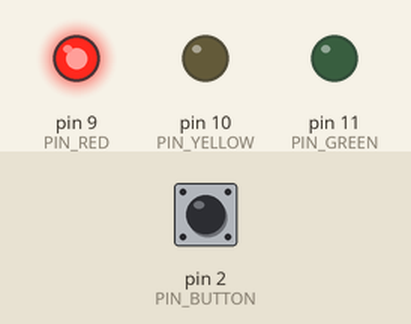
The sketch below on a simulated Arduino Nano, built with avr-gcc and run on an emulated ATmega328P. On the bench: output pins drawn as LEDs (lit = HIGH). The inputs (shaded band) are chosen by the test bench; at power-on: pin 2 (PIN_BUTTON) HIGH. What the sketch prints to the serial monitor is not drawn.

Above: at 1.5 s.
At 3.5 s:
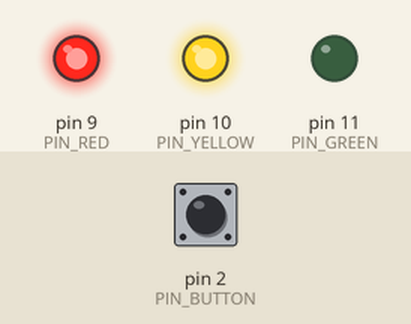
At 5.5 s:
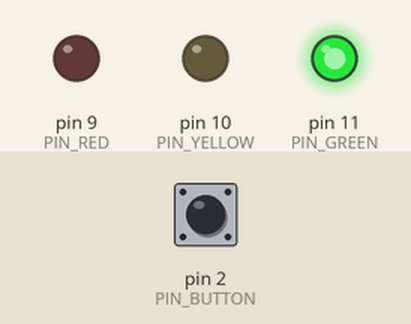
At 7.5 s:
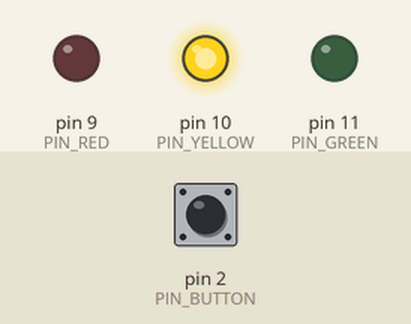
Timing chart, 0 to 10.4 s (numbered marks = the images above):
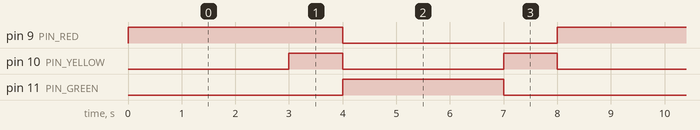

Measured:
- by itself, pin 9 (PIN_RED): alternates HIGH for 4.0 s and LOW for 4.0 s
- by itself, pin 10 (PIN_YELLOW): alternates HIGH for 1.0 s and LOW for 3.0 s
- by itself, pin 11 (PIN_GREEN): alternates HIGH for 3.0 s and LOW for 5.0 s

The sketch:

sketch.ino
```cpp
/*
  Лабораторная работа 5: Светофор с кнопкой

  Автоматический светофор работает в обычном режиме:
    Красный → Жёлтый → Зелёный → Жёлтый → Красный ...

  При нажатии кнопки включается режим "мигания" (жёлтый мигает) —
  имитация ночного/аварийного режима светофора.
  Повторное нажатие возвращает в автоматический режим.
  Текущий режим сохраняется в EEPROM.
*/

#include <EEPROM.h>

// Пины светодиодов
#define PIN_RED    9
#define PIN_YELLOW 10
#define PIN_GREEN  11

// Пин кнопки
#define PIN_BUTTON 2

// EEPROM адрес для хранения режима
#define EEPROM_MODE_ADDR 0

// Режимы работы
#define MODE_AUTO  0  // Автоматический светофор
#define MODE_BLINK 1  // Мигание жёлтым

// Фазы автоматического светофора
#define PHASE_RED         0
#define PHASE_RED_YELLOW  1
#define PHASE_GREEN       2
#define PHASE_YELLOW      3

// Длительности фаз (мс)
const unsigned long phaseDuration[] = {
  3000,  // Красный
  1000,  // Красный + Жёлтый
  3000,  // Зелёный
  1000   // Жёлтый
};

const unsigned long BLINK_INTERVAL = 500; // Интервал мигания (мс)

// --- Переменные состояния ---
int currentMode  = MODE_AUTO;
int lastMode     = MODE_AUTO;

int   currentPhase    = PHASE_RED;
unsigned long phaseStart  = 0;

unsigned long blinkPrev   = 0;
bool          blinkState  = false;

// Антидребезг кнопки
bool          lastButtonState = HIGH;
unsigned long lastDebounce    = 0;
const unsigned long DEBOUNCE_DELAY = 50;

// -------------------------------------------------------

void allOff() {
  digitalWrite(PIN_RED,    LOW);
  digitalWrite(PIN_YELLOW, LOW);
  digitalWrite(PIN_GREEN,  LOW);
}

void setPhase(int phase) {
  allOff();
  switch (phase) {
    case PHASE_RED:
      digitalWrite(PIN_RED, HIGH);
      break;
    case PHASE_RED_YELLOW:
      digitalWrite(PIN_RED,    HIGH);
      digitalWrite(PIN_YELLOW, HIGH);
      break;
    case PHASE_GREEN:
      digitalWrite(PIN_GREEN, HIGH);
      break;
    case PHASE_YELLOW:
      digitalWrite(PIN_YELLOW, HIGH);
      break;
  }
}

// -------------------------------------------------------

void setup() {
  Serial.begin(9600);

  pinMode(PIN_RED,    OUTPUT);
  pinMode(PIN_YELLOW, OUTPUT);
  pinMode(PIN_GREEN,  OUTPUT);
  pinMode(PIN_BUTTON, INPUT_PULLUP);

  // Восстановить режим из EEPROM
  byte saved = EEPROM.read(EEPROM_MODE_ADDR);
  if (saved == MODE_AUTO || saved == MODE_BLINK) {
    currentMode = saved;
    lastMode    = saved;
  } else {
    currentMode = MODE_AUTO;
    lastMode    = MODE_AUTO;
  }

  Serial.print("Режим из EEPROM: ");
  Serial.println(currentMode == MODE_AUTO ? "AUTO" : "BLINK");

  // Начальное состояние
  currentPhase = PHASE_RED;
  phaseStart   = millis();
  setPhase(PHASE_RED);
}

// -------------------------------------------------------

void loop() {
  unsigned long now = millis();

  // --- Обработка кнопки с антидребезгом ---
  bool reading = digitalRead(PIN_BUTTON);
  if (reading != lastButtonState) {
    lastDebounce = now;
  }
  if ((now - lastDebounce) > DEBOUNCE_DELAY) {
    // Фронт нажатия (HIGH → LOW, т.к. INPUT_PULLUP)
    if (reading == LOW && lastButtonState == HIGH) {
      currentMode = (currentMode == MODE_AUTO) ? MODE_BLINK : MODE_AUTO;

      // Сохранить в EEPROM только при смене
      if (currentMode != lastMode) {
        EEPROM.write(EEPROM_MODE_ADDR, currentMode);
        lastMode = currentMode;
        Serial.print("Режим изменён: ");
        Serial.println(currentMode == MODE_AUTO ? "AUTO" : "BLINK");
      }

      // Сбросить фазу при переходе в AUTO
      if (currentMode == MODE_AUTO) {
        currentPhase = PHASE_RED;
        phaseStart   = now;
        setPhase(PHASE_RED);
      } else {
        allOff();
        blinkState = false;
        blinkPrev  = now;
      }
    }
  }
  lastButtonState = reading;

  // --- Логика режимов ---
  if (currentMode == MODE_AUTO) {
    // Переключение фаз по таймеру
    if (now - phaseStart >= phaseDuration[currentPhase]) {
      currentPhase = (currentPhase + 1) % 4;
      phaseStart   = now;
      setPhase(currentPhase);
    }
  } else {
    // Мигание жёлтым
    if (now - blinkPrev >= BLINK_INTERVAL) {
      blinkPrev  = now;
      blinkState = !blinkState;
      allOff();
      if (blinkState) {
        digitalWrite(PIN_YELLOW, HIGH);
      }
    }
  }
}
```
